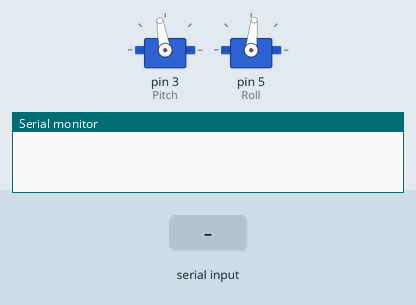
Bench run of a sketch on a simulated Arduino Uno, built with avr-gcc and run on an emulated ATmega328P. Parts: 2 × servo, the last lines printed to the serial monitor. Inputs (shaded band) come from the test bench.

Above: at 2.2 s.
2.3 s: "90,45\n" received over Serial
At 3.0 s:
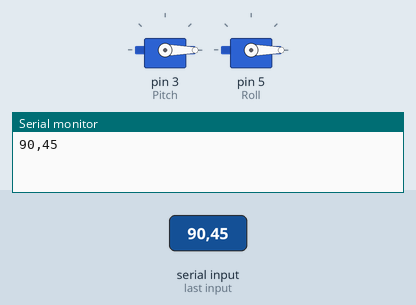
3.8 s: "5\n" received over Serial
5.3 s: "1,90,45\n" received over Serial
Timing chart, 0 to 8.3 s (numbered marks = the images above; inputs shaded):
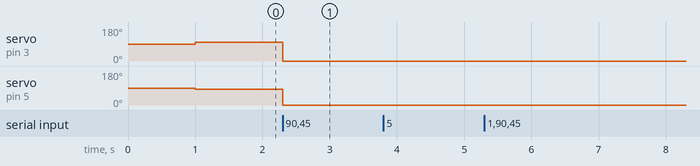

Measured:
- after the input at 2.3 s, servo on pin 3 (Pitch): 100° → 0° at once; servo on pin 5 (Roll): 84° → 0° at once

The sketch:

CenterArduino.ino
```cpp
#include <Servo.h>

Servo Pitch;
Servo Roll;

float theta = 1575;
float phi = 1415;

void setup() {
  Serial.begin(19200); // opens serial port, sets data rate to 9600 bps
//  pinMode(LED_BUILTIN, OUTPUT);
  Pitch.attach(3);
  Roll.attach(5);
  delay(1000);
}

void loop() {
  // send data only when you receive data:
  if (Serial.available() > 0) {
    // read the incoming byte:
    String incomingstring = Serial.readStringUntil('\n');
//    incomingstring.remove(0,1);
//    incomingstring.remove(incomingstring.length()-1,1);
    Serial.println(incomingstring);
    theta = getValue(incomingstring,',',0).toFloat();
//    Serial.print(theta);
    phi = getValue(incomingstring,',',1).toFloat();
  }
  Pitch.writeMicroseconds(theta);
  Roll.writeMicroseconds(phi);
}


String getValue(String data, char separator, int index) {
    int found = 0;
    int strIndex[] = { 0, -1 };
    int maxIndex = data.length() - 1;

    for (int i = 0; i <= maxIndex && found <= index; i++) {
        if (data.charAt(i) == separator || i == maxIndex) {
            found++;
            strIndex[0] = strIndex[1] + 1;
            strIndex[1] = (i == maxIndex) ? i+1 : i;
        }
    }
    return found > index ? data.substring(strIndex[0], strIndex[1]) : "";
}
```
